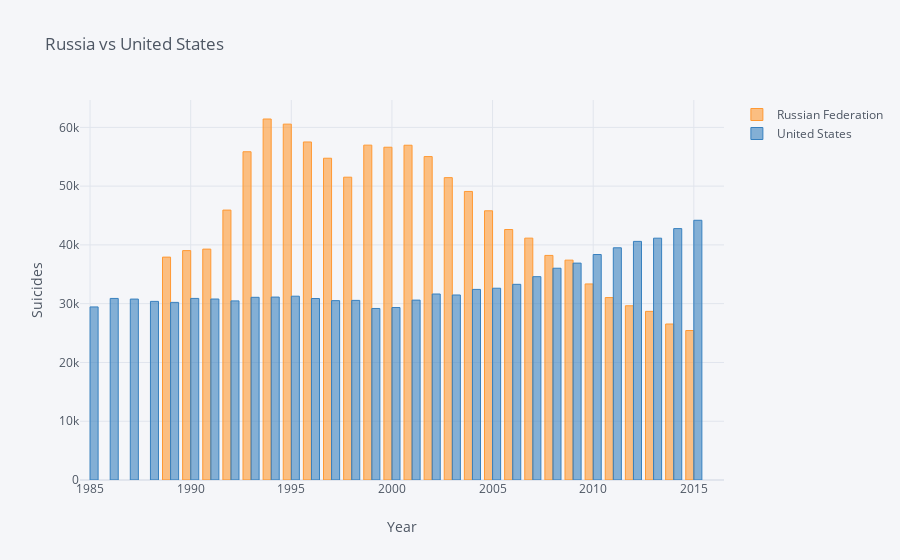

Notebook code for this chart:
### Code cell
data_suicides_pivot.iplot(kind = 'bar',x = 'year', xTitle = 'Year', yTitle = 'Suicides', title = 'Russia vs United States')

### Figure 1 — Plotly figure (JSON) as saved in the notebook; plotly's stock layout.template omitted (floating-point values rounded to 4 significant figures)
{"data": [{"marker": {"color": "rgba(255, 153, 51, 0.6)", "line": {"color": "rgba(255, 153, 51, 1.0)", "width": 1}}, "name": "Russian Federation", "orientation": "v", "text": "", "type": "bar", "x": [1985, 1986, 1987, 1988, 1989, 1990, 1991, 1992, 1993, 1994, 1995, 1996, 1997, 1998, 1999, 2000, 2001, 2002, 2003, 2004, 2005, 2006, 2007, 2008, 2009, 2010, 2011, 2012, 2013, 2014, 2015, 2016], "y": ["", "", "", "", 37921, 39028, 39281, 45923, 55846, 61420, 60548, 57511, 54746, 51518, 56974, 56619, 56958, 55024, 51445, 49096, 45802, 42614, 41149, 38211, 37408, 33356, 31038, 29643, 28690, 26541, 25432, ""]}, {"marker": {"color": "rgba(55, 128, 191, 0.6)", "line": {"color": "rgba(55, 128, 191, 1.0)", "width": 1}}, "name": "United States", "orientation": "v", "text": "", "type": "bar", "x": [1985, 1986, 1987, 1988, 1989, 1990, 1991, 1992, 1993, 1994, 1995, 1996, 1997, 1998, 1999, 2000, 2001, 2002, 2003, 2004, 2005, 2006, 2007, 2008, 2009, 2010, 2011, 2012, 2013, 2014, 2015, 2016], "y": [29446, 30892, 30783, 30388, 30218, 30895, 30790, 30471, 31084, 31123, 31272, 30879, 30517, 30558, 29183, 29343, 30607, 31645, 31477, 32428, 32629, 33292, 34596, 36030, 36900, 38362, 39508, 40596, 41143, 42769, 44189, ""]}], "layout": {"legend": {"bgcolor": "#F5F6F9", "font": {"color": "#4D5663"}}, "paper_bgcolor": "#F5F6F9", "plot_bgcolor": "#F5F6F9", "title": {"font": {"color": "#4D5663"}, "text": "Russia vs United States"}, "xaxis": {"gridcolor": "#E1E5ED", "showgrid": true, "tickfont": {"color": "#4D5663"}, "title": {"font": {"color": "#4D5663"}, "text": "Year"}, "zerolinecolor": "#E1E5ED"}, "yaxis": {"gridcolor": "#E1E5ED", "showgrid": true, "tickfont": {"color": "#4D5663"}, "title": {"font": {"color": "#4D5663"}, "text": "Suicides"}, "zerolinecolor": "#E1E5ED"}}}
